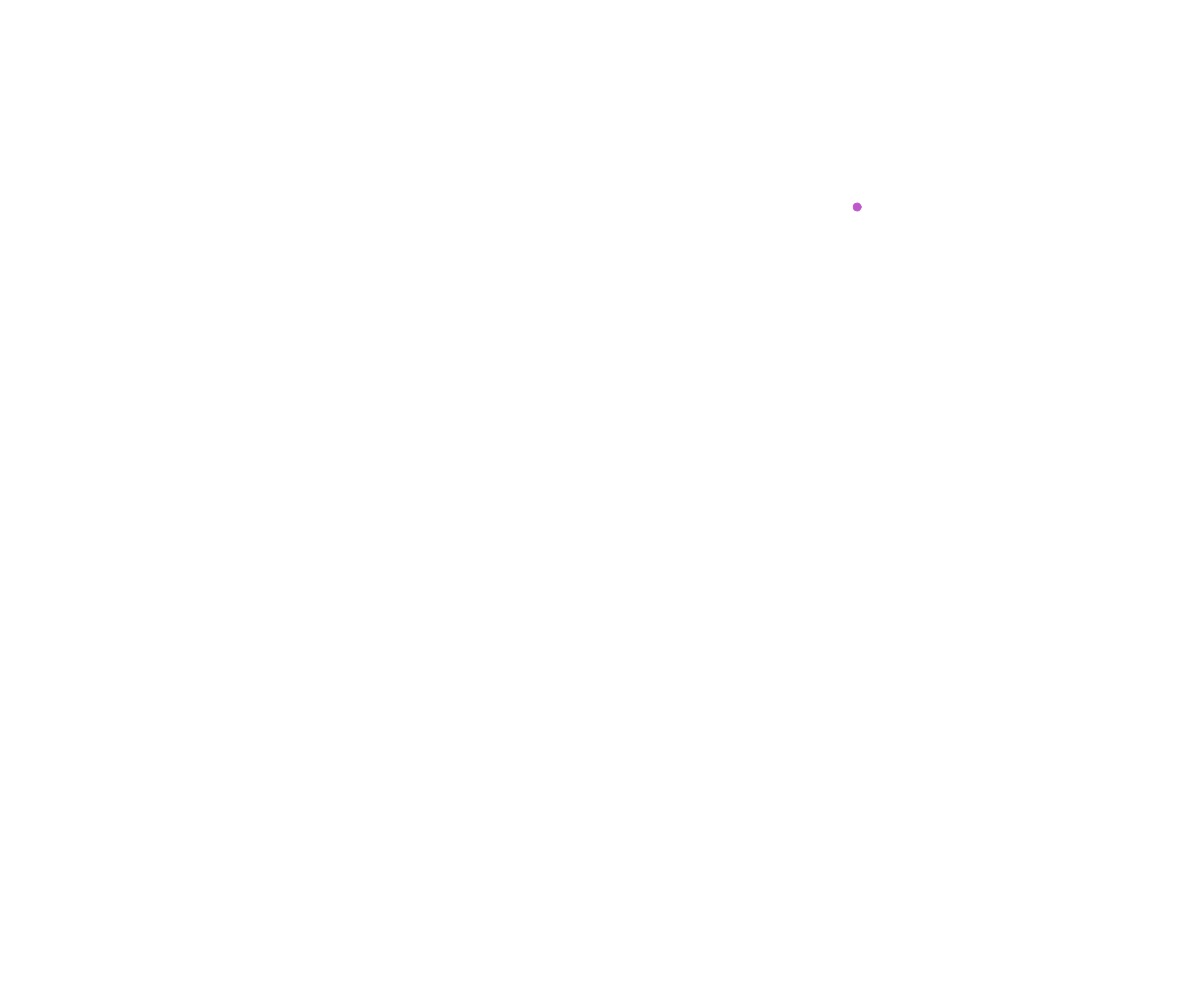
Frame 1 (no input)
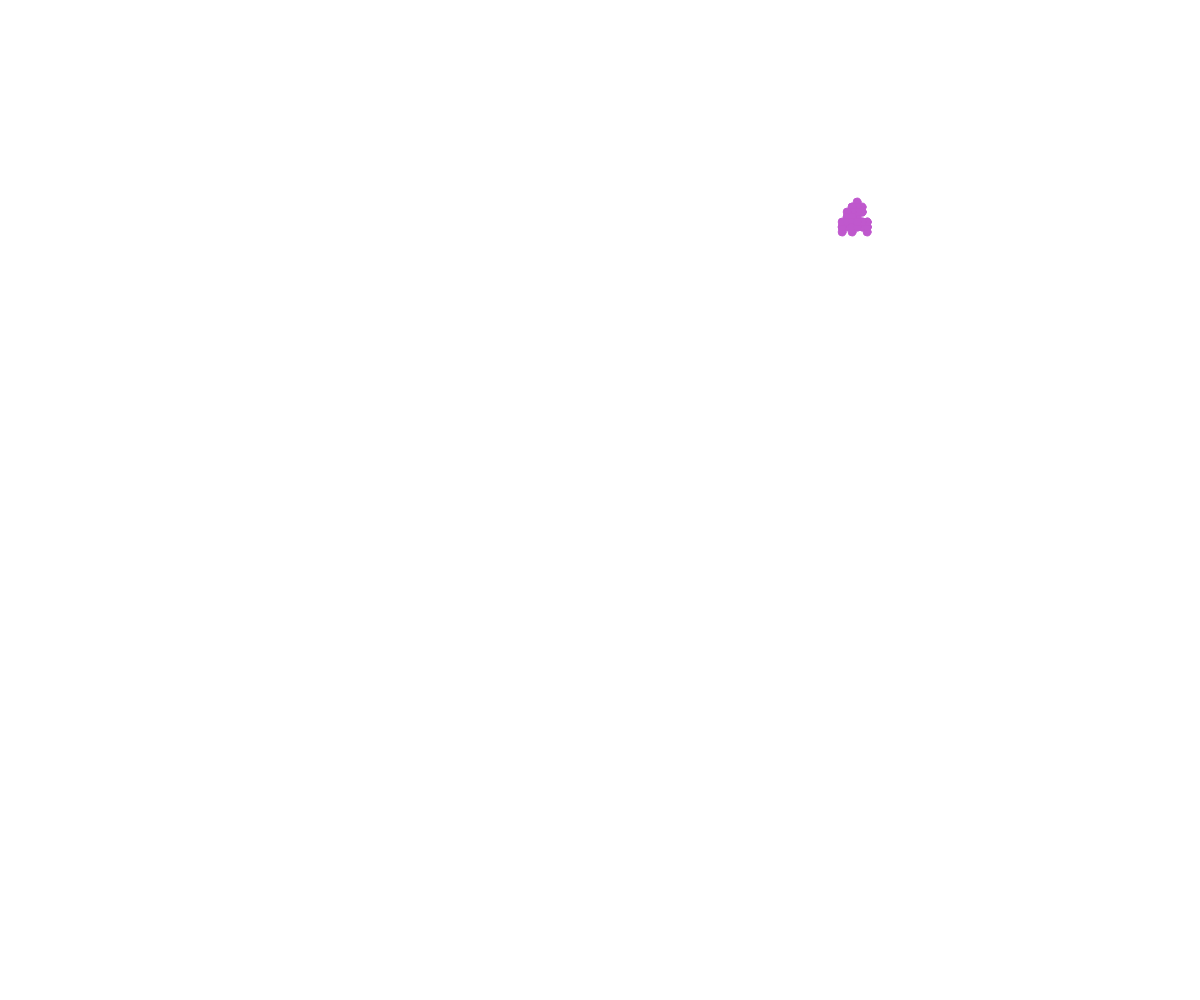
Frame 60 (no input)
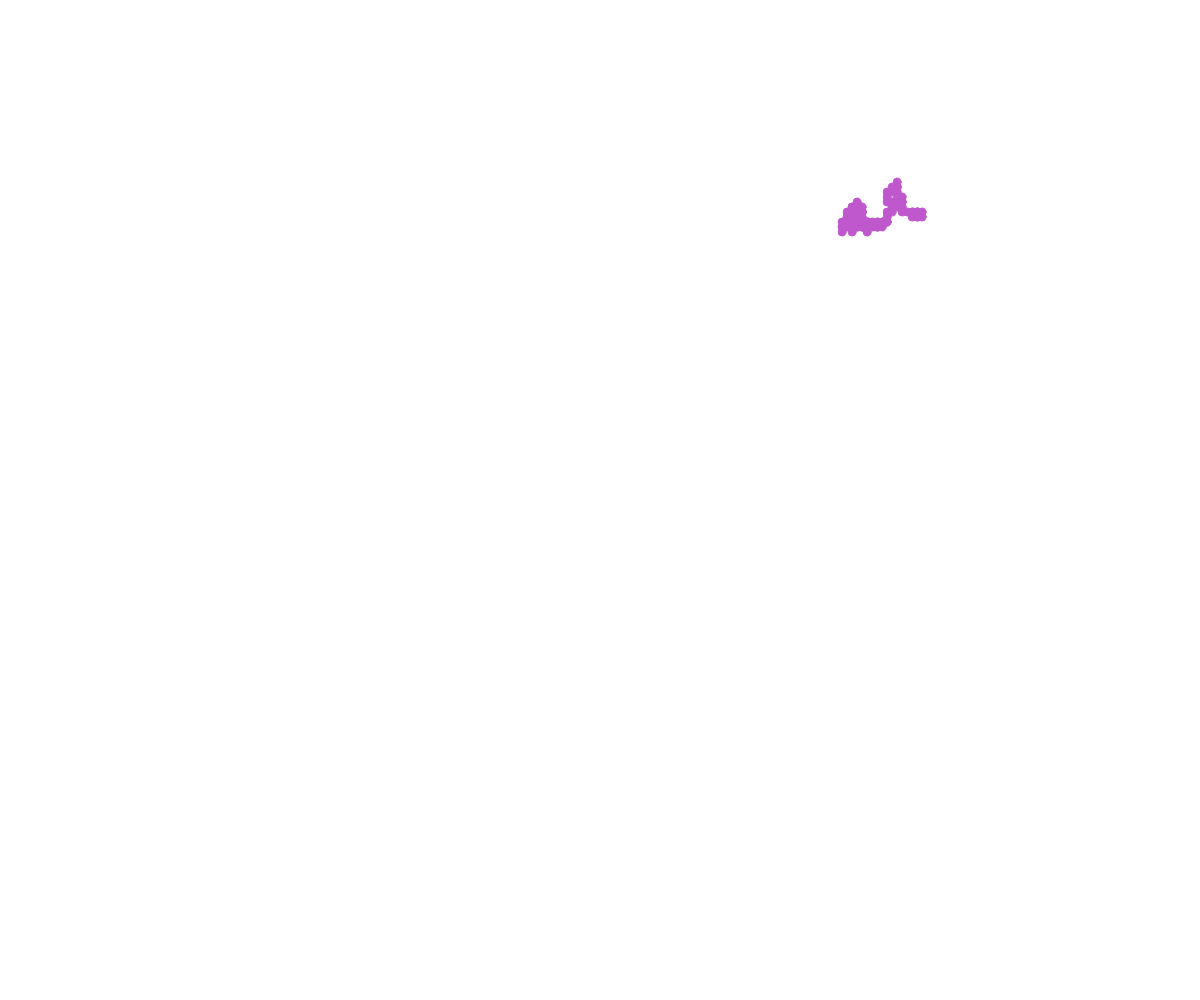
Frame 120 (the mouse pressed at the canvas centre since frame 60)

The p5.js sketch that drew these frames (run headless with seeded random() and noise() and a simulated clock; from frame 60 on, the mouse is pressed at the canvas centre):

// p5.js sketch
// ── sketch.js
// Walker OOP Demo
// Saabir Yousuf
// Nov. 14th, 2022

class Walker {
  constructor(x, y) {
    this.x = x;
    this.y = y;
    this.color = "red";
    this.speed = 5;
    this.radius = 4;
  }

  display() {
    stroke(this.color);
    fill(this.color);
    circle(this.x, this.y, this.radius*2);
  }

  move() {
    let choice = random(100);
    if (choice < 25) {
      //up
      this.y -= this.speed;
    }
    else if (choice < 50) {
      //down
      this.y += this.speed;
    }
    else if (choice < 75) {
      //right
      this.x += this.speed;
    }
    else {
      //left
      this.x -= this.speed;
    }
  }
}


let walkerArray = [];

function setup() {
  createCanvas(windowWidth, windowHeight);
  spawnWalker();
}

function draw() {
  for (let i = 0; i < walkerArray.length; i++) {
    walkerArray[i].display();
    walkerArray[i].move();
  }
}

function spawnWalker() {
  let micheal = new Walker(random(width), random(height));
  let someColor = color(random(255), random(255), random(255));
  micheal.color = someColor;

  walkerArray.push(micheal);
}

function keyPressed() {
  spawnWalker();
}
